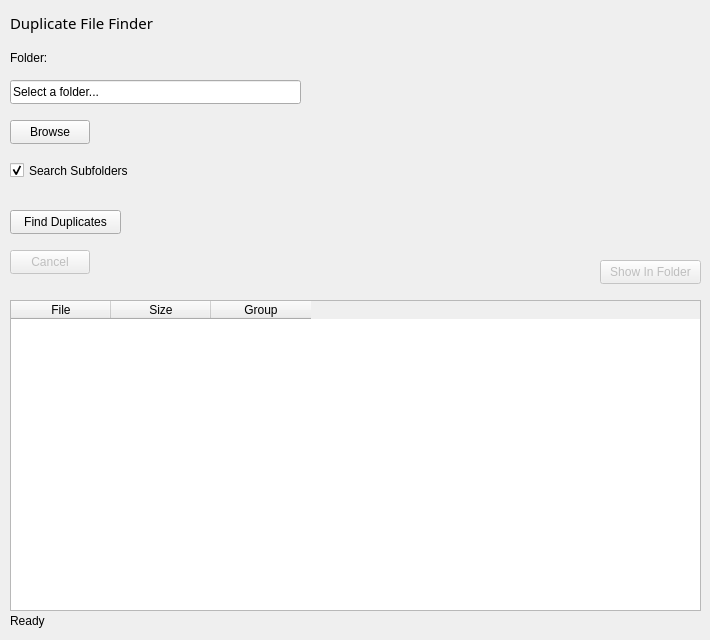
      <widget class="QWidget" name="duplicateFinderPage">
       <widget class="QLabel" name="duplicateFinderTitleLabel">
        <property name="geometry">
         <rect>
          <x>10</x>
          <y>10</y>
          <width>170</width>
          <height>25</height>
         </rect>
        </property>
        <property name="font">
         <font>
          <family>Segoe UI Black</family>
          <pointsize>11</pointsize>
         </font>
        </property>
        <property name="text">
         <string>Duplicate File Finder</string>
        </property>
       </widget>
       <widget class="QLabel" name="duplicateFolderLabel">
        <property name="geometry">
         <rect>
          <x>10</x>
          <y>50</y>
          <width>49</width>
          <height>16</height>
         </rect>
        </property>
        <property name="text">
         <string>Folder:</string>
        </property>
       </widget>
       <widget class="QLineEdit" name="duplicateFolderPathEdit">
        <property name="geometry">
         <rect>
          <x>10</x>
          <y>80</y>
          <width>291</width>
          <height>24</height>
         </rect>
        </property>
        <property name="text">
         <string>Select a folder...</string>
        </property>
        <property name="readOnly">
         <bool>true</bool>
        </property>
       </widget>
       <widget class="QPushButton" name="browseDuplicateFolderButton">
        <property name="geometry">
         <rect>
          <x>10</x>
          <y>120</y>
          <width>80</width>
          <height>24</height>
         </rect>
        </property>
        <property name="text">
         <string>Browse</string>
        </property>
       </widget>
       <widget class="QCheckBox" name="duplicateRecursiveCheckBox">
        <property name="geometry">
         <rect>
          <x>10</x>
          <y>160</y>
          <width>131</width>
          <height>21</height>
         </rect>
        </property>
        <property name="text">
         <string>Search Subfolders</string>
        </property>
        <property name="checked">
         <bool>true</bool>
        </property>
       </widget>
       <widget class="QPushButton" name="findDuplicatesButton">
        <property name="geometry">
         <rect>
          <x>10</x>
          <y>210</y>
          <width>111</width>
          <height>24</height>
         </rect>
        </property>
        <property name="text">
         <string>Find Duplicates</string>
        </property>
       </widget>
       <widget class="QPushButton" name="cancelDuplicateSearchButton">
        <property name="enabled">
         <bool>false</bool>
        </property>
        <property name="geometry">
         <rect>
          <x>10</x>
          <y>250</y>
          <width>80</width>
          <height>24</height>
         </rect>
        </property>
        <property name="text">
         <string>Cancel</string>
        </property>
       </widget>
       <widget class="QTableWidget" name="duplicateResultsTable">
        <property name="geometry">
         <rect>
          <x>10</x>
          <y>300</y>
          <width>691</width>
          <height>311</height>
         </rect>
        </property>
        <property name="sizePolicy">
         <sizepolicy hsizetype="Expanding" vsizetype="Expanding">
          <horstretch>0</horstretch>
          <verstretch>0</verstretch>
         </sizepolicy>
        </property>
        <property name="minimumSize">
         <size>
          <width>0</width>
          <height>0</height>
         </size>
        </property>
        <property name="selectionMode">
         <enum>QAbstractItemView::SelectionMode::SingleSelection</enum>
        </property>
        <property name="selectionBehavior">
         <enum>QAbstractItemView::SelectionBehavior::SelectRows</enum>
        </property>
        <column>
         <property name="text">
          <string>File</string>
         </property>
        </column>
        <column>
         <property name="text">
          <string>Size</string>
         </property>
        </column>
        <column>
         <property name="text">
          <string>Group</string>
         </property>
        </column>
       </widget>
       <widget class="QLabel" name="duplicateStatusLabel">
        <property name="geometry">
         <rect>
          <x>10</x>
          <y>610</y>
          <width>201</width>
          <height>21</height>
         </rect>
        </property>
        <property name="text">
         <string>Ready</string>
        </property>
       </widget>
       <widget class="QPushButton" name="showDuplicateInFolderButton">
        <property name="enabled">
         <bool>false</bool>
        </property>
        <property name="geometry">
         <rect>
          <x>600</x>
          <y>260</y>
          <width>101</width>
          <height>24</height>
         </rect>
        </property>
        <property name="text">
         <string>Show In Folder</string>
        </property>
       </widget>
      </widget>
